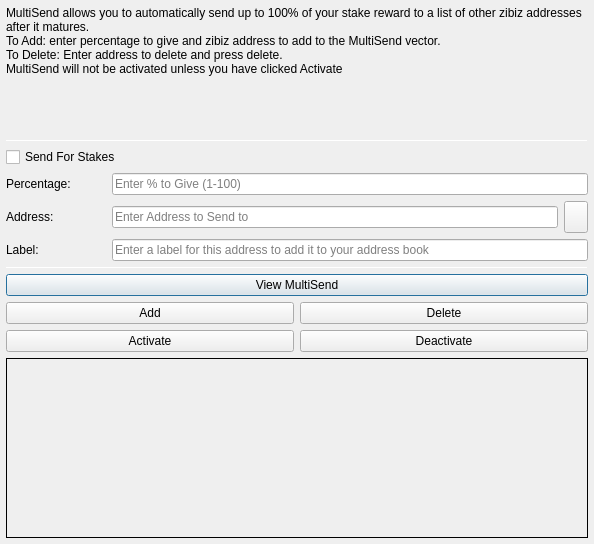
<?xml version="1.0" encoding="UTF-8"?>
<ui version="4.0">
 <class>MultiSendDialog</class>
 <widget class="QDialog" name="MultiSendDialog">
  <property name="windowModality">
   <enum>Qt::NonModal</enum>
  </property>
  <property name="geometry">
   <rect>
    <x>0</x>
    <y>0</y>
    <width>594</width>
    <height>544</height>
   </rect>
  </property>
  <property name="windowTitle">
   <string>MultiSend</string>
  </property>
  <layout class="QVBoxLayout" name="verticalLayout" stretch="0">
   <property name="margin">
    <number>6</number>
   </property>
   <item>
    <layout class="QVBoxLayout" name="verticalLayout_Main" stretch="1,1,1,0,1,1,1">
     <item>
      <widget class="QLabel" name="label_2">
       <property name="lineWidth">
        <number>1</number>
       </property>
       <property name="text">
        <string>MultiSend allows you to automatically send up to 100% of your stake reward to a list of other zibiz addresses after it matures.
To Add: enter percentage to give and zibiz address to add to the MultiSend vector.
To Delete: Enter address to delete and press delete.
MultiSend will not be activated unless you have clicked Activate</string> <!--or masternode -->
       </property>
       <property name="alignment">
        <set>Qt::AlignLeading|Qt::AlignLeft|Qt::AlignTop</set>
       </property>
       <property name="wordWrap">
        <bool>true</bool>
       </property>
      </widget>
     </item>
     <item>
      <widget class="Line" name="line">
       <property name="minimumSize">
        <size>
         <width>0</width>
         <height>1</height>
        </size>
       </property>
       <property name="maximumSize">
        <size>
         <width>16777215</width>
         <height>1</height>
        </size>
       </property>
       <property name="orientation">
        <enum>Qt::Horizontal</enum>
       </property>
      </widget>
     </item>
     <item>
      <layout class="QVBoxLayout" name="verticalLayout_Settings">
       <item>
        <layout class="QHBoxLayout" name="horizontalLayout">
         <item>
          <widget class="QCheckBox" name="multiSendStakeCheckBox">
           <property name="text">
            <string>Send For Stakes</string>
           </property>
          </widget>
         </item>
         <!--
         <item>
          <widget class="QCheckBox" name="multiSendMasternodeCheckBox">
           <property name="text">
            <string>Send For Masternode Rewards</string>
           </property>
          </widget>
         </item>
         -->
        </layout>
       </item>
       <item>
        <layout class="QHBoxLayout" name="horizontalLayout_6">
         <item>
          <widget class="QLabel" name="label">
           <property name="minimumSize">
            <size>
             <width>100</width>
             <height>0</height>
            </size>
           </property>
           <property name="toolTip">
            <string>Percentage of stake to send</string>
           </property>
           <property name="text">
            <string>Percentage:</string>
           </property>
          </widget>
         </item>
         <item>
          <widget class="QLineEdit" name="multiSendPercentEdit">
           <property name="toolTip">
            <string>Enter whole numbers 1 - 100</string>
           </property>
           <property name="placeholderText">
            <string>Enter % to Give (1-100)</string>
           </property>
          </widget>
         </item>
        </layout>
       </item>
       <item>
        <layout class="QHBoxLayout" name="horizontalLayout_7">
         <item>
          <widget class="QLabel" name="label_5">
           <property name="minimumSize">
            <size>
             <width>100</width>
             <height>0</height>
            </size>
           </property>
           <property name="toolTip">
            <string>Address to send portion of stake to</string>
           </property>
           <property name="text">
            <string>Address:</string>
           </property>
          </widget>
         </item>
         <item>
          <widget class="QLineEdit" name="multiSendAddressEdit">
           <property name="toolTip">
            <string/>
           </property>
           <property name="placeholderText">
            <string>Enter Address to Send to</string>
           </property>
          </widget>
         </item>
         <item>
          <widget class="QToolButton" name="addressBookButton">
           <property name="maximumSize">
            <size>
             <width>16777215</width>
             <height>32</height>
            </size>
           </property>
           <property name="toolTip">
            <string>Choose an address from the address book</string>
           </property>
           <property name="text">
            <string/>
           </property>
           <property name="icon">
            <iconset resource="../zibiz.qrc">
             <normaloff>:/icons/address-book</normaloff>:/icons/address-book</iconset>
           </property>
           <property name="shortcut">
            <string>Alt+A</string>
           </property>
          </widget>
         </item>
        </layout>
       </item>
      </layout>
     </item>
     <item>
      <layout class="QHBoxLayout" name="horizontalLayout_3">
       <item>
        <widget class="QLabel" name="label_3">
         <property name="minimumSize">
          <size>
           <width>100</width>
           <height>0</height>
          </size>
         </property>
         <property name="text">
          <string>Label:</string>
         </property>
        </widget>
       </item>
       <item>
        <widget class="QLineEdit" name="labelAddressLabelEdit">
         <property name="placeholderText">
          <string>Enter a label for this address to add it to your address book</string>
         </property>
        </widget>
       </item>
      </layout>
     </item>
     <item>
      <widget class="Line" name="line_2">
       <property name="minimumSize">
        <size>
         <width>0</width>
         <height>1</height>
        </size>
       </property>
       <property name="maximumSize">
        <size>
         <width>16777215</width>
         <height>1</height>
        </size>
       </property>
       <property name="orientation">
        <enum>Qt::Horizontal</enum>
       </property>
      </widget>
     </item>
     <item>
      <layout class="QVBoxLayout" name="verticalLayout_Buttons">
       <item>
        <layout class="QHBoxLayout" name="horizontalLayout_4">
         <item>
          <widget class="QPushButton" name="viewButton">
           <property name="toolTip">
            <string/>
           </property>
           <property name="statusTip">
            <string>View MultiSend Vector</string>
           </property>
           <property name="text">
            <string>View MultiSend</string>
           </property>
          </widget>
         </item>
        </layout>
       </item>
       <item>
        <layout class="QHBoxLayout" name="horizontalLayout_2">
         <item>
          <widget class="QPushButton" name="addButton">
           <property name="toolTip">
            <string/>
           </property>
           <property name="statusTip">
            <string>Add to MultiSend Vector</string>
           </property>
           <property name="text">
            <string>Add</string>
           </property>
          </widget>
         </item>
         <item>
          <widget class="QPushButton" name="deleteButton">
           <property name="toolTip">
            <string/>
           </property>
           <property name="statusTip">
            <string>Delete Address From MultiSend Vector</string>
           </property>
           <property name="text">
            <string>Delete</string>
           </property>
          </widget>
         </item>
        </layout>
       </item>
       <item>
        <layout class="QHBoxLayout" name="horizontalLayout_5">
         <item>
          <widget class="QPushButton" name="activateButton">
           <property name="statusTip">
            <string>Activate MultiSend</string>
           </property>
           <property name="text">
            <string>Activate</string>
           </property>
          </widget>
         </item>
         <item>
          <widget class="QPushButton" name="disableButton">
           <property name="statusTip">
            <string>Deactivate MultiSend</string>
           </property>
           <property name="text">
            <string>Deactivate</string>
           </property>
          </widget>
         </item>
        </layout>
       </item>
      </layout>
     </item>
     <item>
      <widget class="QLabel" name="message">
       <property name="minimumSize">
        <size>
         <width>0</width>
         <height>180</height>
        </size>
       </property>
       <property name="frameShape">
        <enum>QFrame::Panel</enum>
       </property>
       <property name="frameShadow">
        <enum>QFrame::Plain</enum>
       </property>
       <property name="lineWidth">
        <number>1</number>
       </property>
       <property name="midLineWidth">
        <number>1</number>
       </property>
       <property name="text">
        <string/>
       </property>
       <property name="alignment">
        <set>Qt::AlignLeading|Qt::AlignLeft|Qt::AlignTop</set>
       </property>
       <property name="wordWrap">
        <bool>true</bool>
       </property>
      </widget>
     </item>
    </layout>
   </item>
  </layout>
 </widget>
 <resources>
  <include location="../zibiz.qrc"/>
 </resources>
 <connections/>
</ui>
